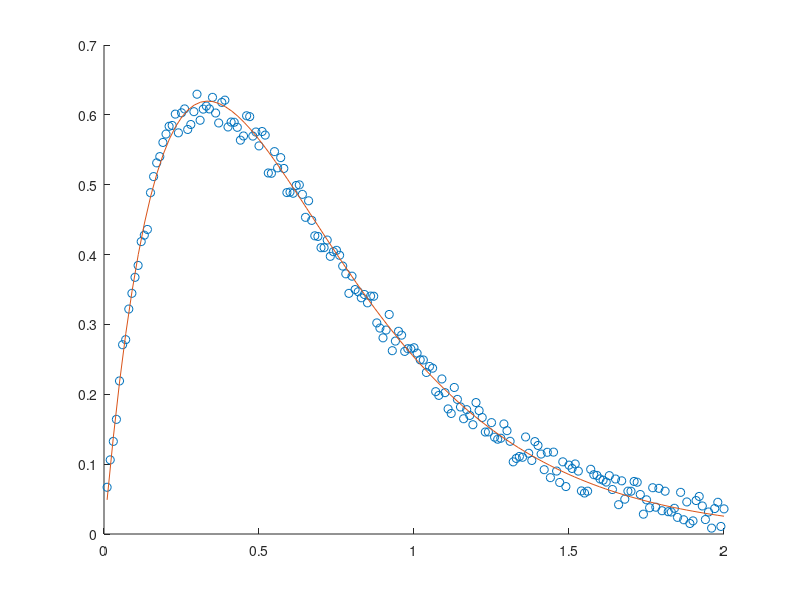

Here is the MATLAB script that generated this plot:
clc;
clear;
x0 = 0.01;
x = linspace(x0, 2, 200);
x = x(:);
noise = 0.05;
y = 5 * x.*exp(-3*x);
y = y + noise * (rand(size(x)) - 0.5);
y = abs(y);
y = y(:);
hold on;

eps = 0.0001;

A = [x ones(size(x))];
z = log(y./x);
c = (A' * A)\(A'* z);

c = [exp(c(2)) c(1)];
c
xfit = linspace(min(x), max(x));
yfit = c(1) * xfit .* exp(c(2) * xfit);


plot(x, y, 'o', xfit, yfit, '-');

hold off;



